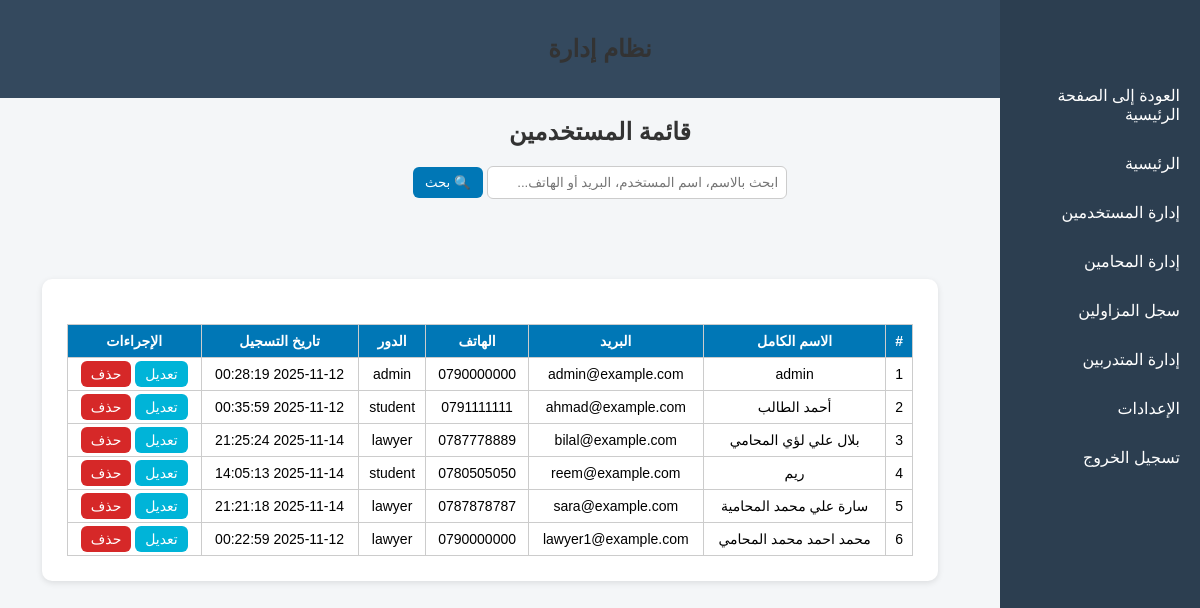
/admin/users/users.php (signed in), run on an earlier commit of the app's database.
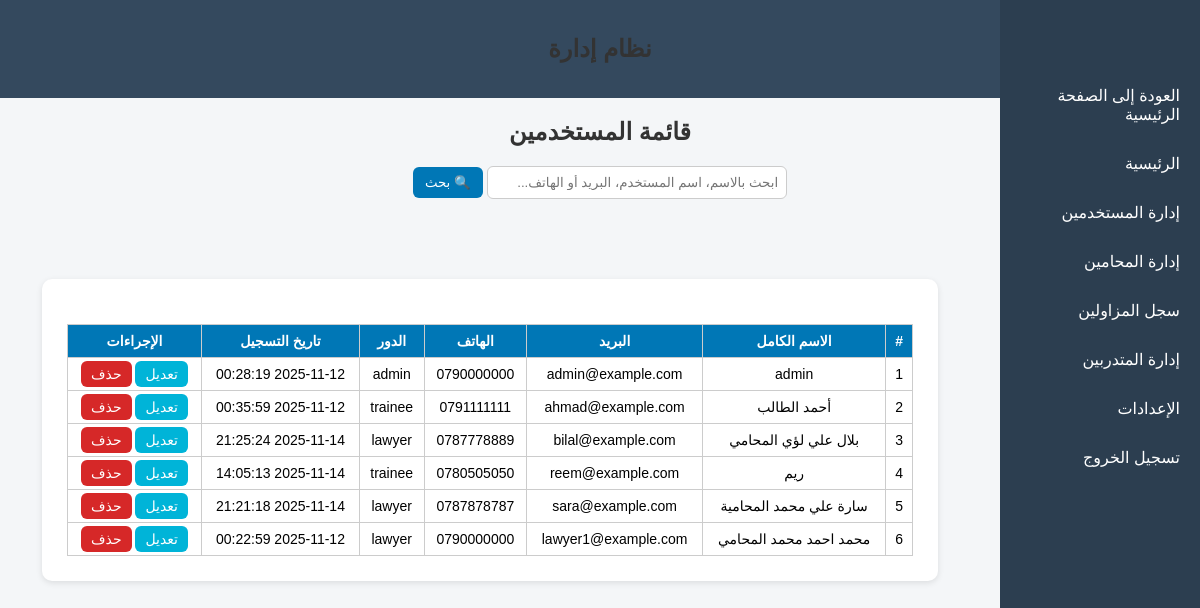
And on a later commit of the database.
### tables this page shows
CREATE TABLE `users` (
  `user_id` int(11) NOT NULL,
  `full_name` varchar(200) NOT NULL,
  `national_id` varchar(30) NOT NULL,
  `phone` varchar(30) DEFAULT NULL,
  `email` varchar(150) NOT NULL,
  `address` varchar(255) DEFAULT NULL,
  `password` varchar(255) NOT NULL,
  `role` enum('trainee','lawyer','admin') NOT NULL DEFAULT 'trainee',
  `created_at` datetime NOT NULL DEFAULT current_timestamp(),
  `updated_at` datetime NOT NULL DEFAULT current_timestamp() ON UPDATE current_timestamp(),
  `first_name` varchar(100) DEFAULT NULL,
  `father_name` varchar(100) DEFAULT NULL,
  `grandfather_name` varchar(100) DEFAULT NULL,
  `family_name` varchar(100) DEFAULT NULL,
  `home_address` varchar(255) DEFAULT NULL,
  `office_address` varchar(255) DEFAULT NULL,
  `highschool_certificate` enum('نعم','لا') DEFAULT 'لا',
  `university_degree` enum('بكالوريوس','ماجستير','دكتوراه') DEFAULT NULL,
  `no_conviction_doc` varchar(255) DEFAULT NULL,
  `good_conduct_doc` varchar(255) DEFAULT NULL,
  `social_security` enum('نعم','لا') DEFAULT 'لا',
  `social_security_number` varchar(100) DEFAULT NULL
);

### admin/users/users.php (the view, shortened to what this page needs)
<?php
require_once("../../config/db.php");
include("../includes/header.php");
$search = isset($_GET['search']) ? trim($_GET['search']) : '';
$query = "SELECT * FROM users";
$params = [];
$query .= " ORDER BY full_name ASC";
$stmt = $pdo->prepare($query);
$stmt->execute($params);
$users = $stmt->fetchAll(PDO::FETCH_ASSOC);
?>
<!DOCTYPE html>
<html lang="ar" dir="rtl">
<head>
<link rel="stylesheet" href="../../assets/css/admin.css">
</head>
<body>
<h2>قائمة المستخدمين</h2>
<form method="GET">
    <input type="text" name="search" placeholder="ابحث بالاسم، اسم المستخدم، البريد أو الهاتف..." value="<?= htmlspecialchars($search) ?>">
    <button type="submit">🔍 بحث</button>
</form>
<div class="admin-container">
<?php include("../includes/sidebar.php"); ?>
<div class="container">
<?php if ($users): ?>
<table>
<thead>
<tr>
    <th>#</th>
    <th>الاسم الكامل</th>
    <th>البريد</th>
    <th>الهاتف</th>
    <th>الدور</th>
    <th>تاريخ التسجيل</th>
    <th>الإجراءات</th>
</tr>
</thead>
<tbody>
<?php foreach ($users as $i => $u): ?>
<tr>
    <td><?= $i+1 ?></td>
    <td><?= htmlspecialchars($u['full_name']) ?></td>
    <td><?= htmlspecialchars($u['email'] ?? '-') ?></td>
    <td><?= htmlspecialchars($u['phone'] ?? '-') ?></td>
    <td><?= htmlspecialchars($u['role']) ?></td>
    <td><?= htmlspecialchars($u['created_at'] ?? '-') ?></td>
    <td>
        <a href="edit_user.php?id=<?= $u['user_id'] ?>" class="btn edit-btn">تعديل</a>
        <a href="delete_user.php?id=<?= $u['user_id'] ?>" class="btn delete-btn" onclick="return confirm('هل أنت متأكد من حذف هذا المستخدم؟')">حذف</a>
    </td>
</tr>
<?php endforeach; ?>
</tbody>
</table>
<?php else: ?>
<p class="no-data">لا توجد نتائج مطابقة.</p>
<?php endif; ?>
</div>
</div>
</body>
</html>

What changed in the data, as far as the page shows it:
changed users "أحمد الطالب": role "student" → "trainee"
changed users "ريم": role "student" → "trainee"
